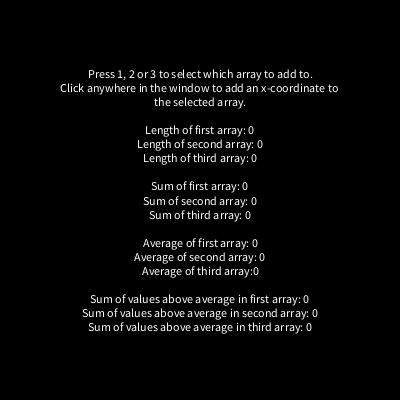
Frame 1 (no input)
Frame 60 (the mouse pressed at the canvas centre just before this capture): identical to frame 1, image omitted
Frame 120 (the mouse held since frame 60 and released just before this capture): identical to frame 1, image omitted

The Processing sketch that drew this single still picture (run headless with seeded random() and noise(); from frame 60 on, the mouse is pressed at the canvas centre):

// Processing sketch: processing_77604
// ── processing_77604.pde

//Robert Wohlforth - rwohlfor
//Homework 10
//Copyright Pittsburgh 2012

//Press 1, 2 or 3 to select which array to add to.
//Click anywhere in the window to add an x-coordinate to 
//the selected array.

int[] array1 = new int [0];
int[] array2 = new int [0];
int[] array3 = new int [0];
int activeArray = 1;

void setup()
{size(400,400);
background(0);
textAlign(CENTER,CENTER);
}

void draw()
{
  background(0);
  text("Press 1, 2 or 3 to select which array to add to." +
  "\nClick anywhere in the window to add an x-coordinate to \nthe selected array." +
  "\n\nLength of first array: " + array1.length + 
  "\nLength of second array: " + array2.length +
  "\nLength of third array: " + array3.length +
  "\n\nSum of first array: " + ArraySum(array1) +
  "\nSum of second array: " + ArraySum(array2) +
  "\nSum of third array: " + ArraySum(array3)+
  "\n\nAverage of first array: " + ArrayAverage(array1)+
  "\nAverage of second array: " + ArrayAverage(array2)+
  "\nAverage of third array:" + ArrayAverage(array3)+
  "\n\nSum of values above average in first array: " + AboveAverage(array1)+
  "\nSum of values above average in second array: " + AboveAverage(array2)+
  "\nSum of values above average in third array: " + AboveAverage(array3),
  width/2, height/2);
}

void keyReleased ()
{if (key == '1')
{activeArray = 1;
}
if (key == '2')
{activeArray = 2;
}
if (key == '3')
{activeArray = 3;
}
}

void mouseReleased ()
{if(activeArray == 1)
{array1 = append(array1, mouseX);
}
if(activeArray == 2)
{array2 = append(array2, mouseX);
}
if(activeArray == 3)
{array3 = append(array3, mouseX);
}
}

int ArraySum (int[] arrayName)
{
  int sum=0;
  for (int i = 0; i < arrayName.length; i++)
  {sum = sum + arrayName[i];
  }
  return sum;
}

int ArrayAverage (int[] arrayName)
{if (arrayName.length > 0)
  {return ArraySum(arrayName)/arrayName.length;
  }
  else
  {return 0;
  }
}

int AboveAverage (int[] arrayName)
{int sum=0;
  for (int i = 0; i < arrayName.length; i++)
  {if (arrayName[i] > ArrayAverage(arrayName))
  {sum = sum + arrayName[i];
  }
  }
  return sum;
}
